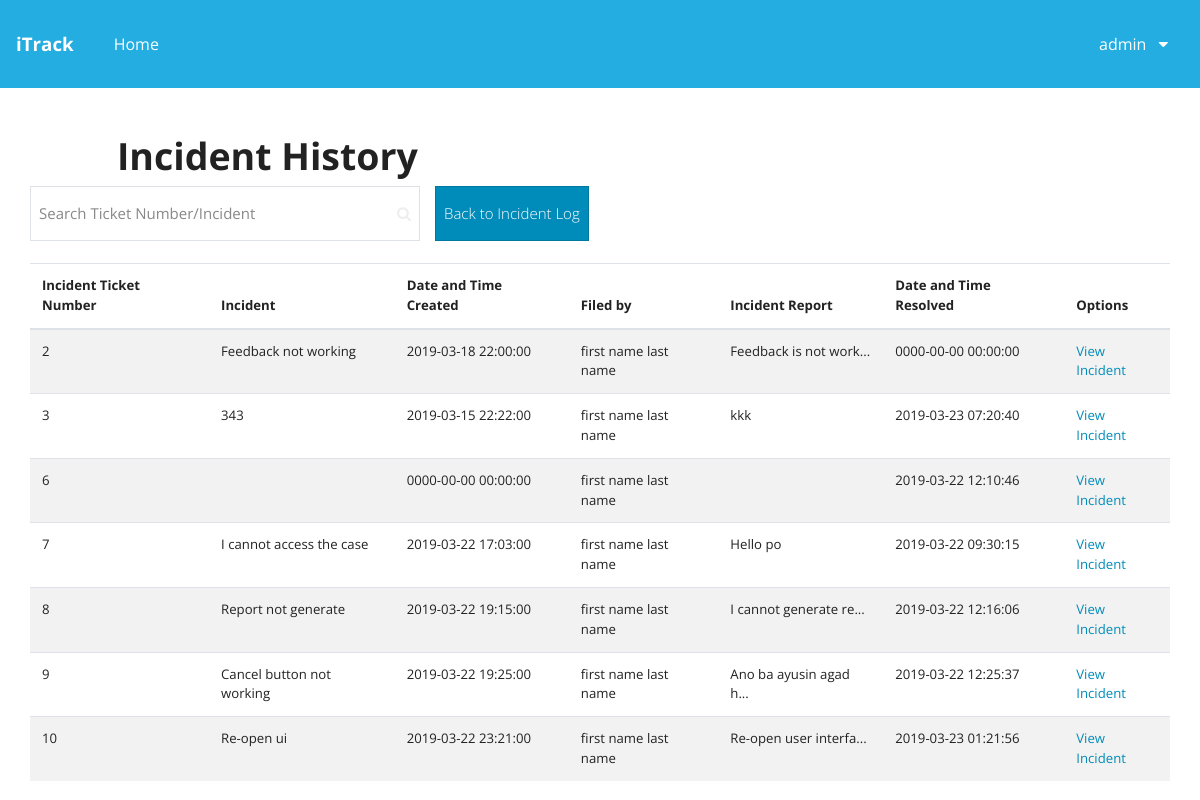
/itrackfinal/incidenthistory.php (signed in), run on an earlier commit of the app's database.
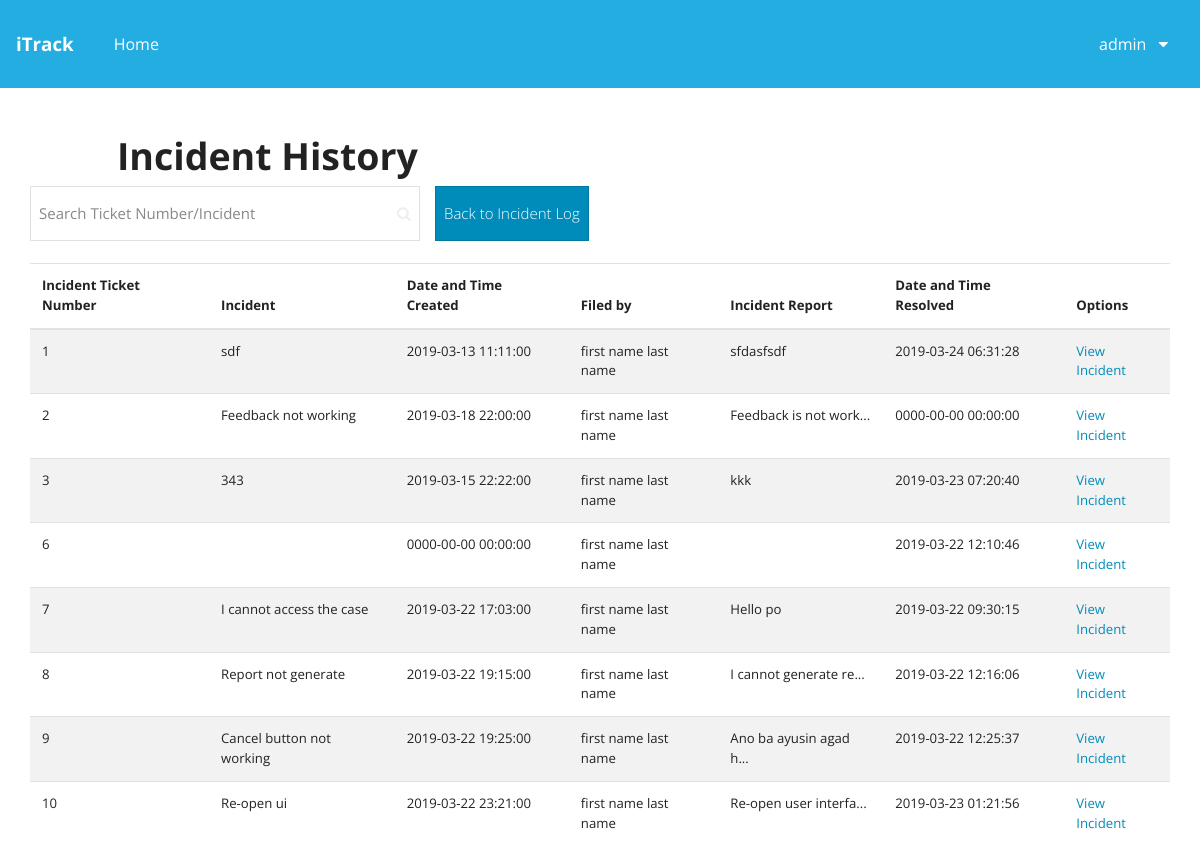
And on a later commit of the database.
### tables this page shows
CREATE TABLE `incident_mgmt` (
  `incidentTicket` int(11) NOT NULL,
  `incident` varchar(300) NOT NULL,
  `date_time` datetime NOT NULL,
  `incidentInv` varchar(300) NOT NULL,
  `incidentReport` longtext NOT NULL,
  `incidentCategory` varchar(100) NOT NULL,
  `incidentPriority` varchar(100) NOT NULL,
  `incidentDesc` varchar(300) NOT NULL,
  `is_closed` tinyint(1) NOT NULL,
  `is_archived` tinyint(1) NOT NULL,
  `resolved_at` datetime NOT NULL,
  `closed_by` varchar(11) NOT NULL
);

CREATE TABLE `users` (
  `isAdmin` tinyint(1) NOT NULL,
  `idUsers` int(11) NOT NULL,
  `fnameUser` varchar(256) NOT NULL,
  `mnameUser` varchar(256) NOT NULL,
  `lnameUser` varchar(256) NOT NULL,
  `uidUsers` varchar(256) NOT NULL,
  `pwdUsers` varchar(256) NOT NULL,
  `isDeleted` tinyint(1) NOT NULL
);

### itrackfinal/incidenthistory.php (the view, shortened to what this page needs)
<?php
    $id = $_SESSION['userId'];
    include 'includes/dbh.inc.php';
    if($_SESSION['type'] == 'itms'){
        $sql = "SELECT * from incident_mgmt left join users user2 on closed_by = user2.idUsers  join users user1 on incidentInv  = user1.idUsers where is_closed = 1";
    }else{
        $sql = "SELECT * from incident_mgmt left join users user2 on closed_by = user2.idUsers  join users user1 on incidentInv  = user1.idUsers where is_closed = 1 and incidentInv = $id";
    }
    $result = $conn->query($sql);
	require "adminheader.php";
?>
<!DOCTYPE html>
<html lang="en">
<link rel="stylesheet" href="assets/css/style.css">
    <link href="//maxcdn.bootstrapcdn.com/font-awesome/4.7.0/css/font-awesome.min.css" rel="stylesheet">
<body>
<br>
     <br>
     <h1 class="loginheader" align="left">&nbsp;&nbsp;&nbsp;&nbsp;&nbsp;&nbsp;&nbsp;&nbsp;&nbsp;&nbsp;&nbsp;&nbsp;Incident History</h1>
     <div class="container">
        <div class="row">
            <div class="col-md-4">
                <div class="input-group">
                    <input id="search" class="form-control py-2 border-right-0 border" type="text" placeholder="Search Ticket Number/Incident" class=form-control>
                    <span class="input-group-append">
                        <button class="btn btn-outline-secondary border-left-0 border" type="button">
                            <i class="fa fa-search"></i>
                        </button>
                    </span>
                </div>
            </div>
<button  type="incidentMgmt" id="incidenMgmt" class="btn btn-primary" formation="/homeitrack.php">
    <a href= "incidentMgmt.php" style="color:white;text-decoration:none"> Back to Incident Log</a>
                           </button>
        </div>
<br>
        <div class="row">
            <div class="container">
                <table class="table table-striped">
                <thead>
                    <th>Incident Ticket Number</th>
                    <th>Incident</th>
                    <th>Date and Time Created</th>
                    <th>Filed by</th>
                    <th>Incident Report</th>
                    <th>Date and Time Resolved</th>
                    <th>Options</th>
                </thead>
                <tbody id="table-body">
                    <?php
                        if($conn->affected_rows == 0){
                    ?>
                    <?php }else {
                        while($row = $result->fetch_array()){
                            $id = $row['incidentTicket'];
                            $report = $row['incidentReport'];
                            $report = (strlen($report) > 20) ? substr($report, 0, 20) . '...' : $report;
                            $userName = $row['fnameUser'].' '.$row['lnameUser'];
                            $resolvedAt = $row['resolved_at'];
                            echo '<tr>';
                            echo '<td>'.$id.'</td>';
                            echo '<td>'.$row['incident'].'</td>';
                            echo '<td>'.$row['date_time'].'</td>';
                            echo "<td>$userName</td>";
                            echo "<td>$report </td>";
                            echo "<td>$resolvedAt</td>";
                            echo "<td><a href='reopenIncident.php?id=$id'>View Incident</a></td>";
                            echo '</tr>';
                        }
                    } ?>
                </tbody>
            </table>
</body>
</html>

What changed in the data, as far as the page shows it:
now on this page (row edited): incident_mgmt: incidentTicket "1", incident "sdf", date_time "2019-03-13 11:11:00", users.fnameUser+lnameUser "first name last name", incidentReport "sfdasfsdf", resolved_at "2019-03-24 06:31:28"
